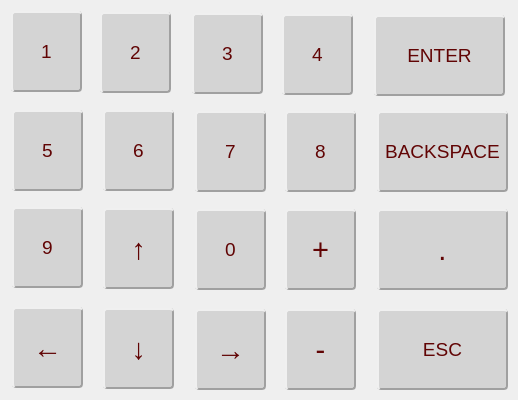
<?xml version="1.0" encoding="UTF-8"?>
<ui version="4.0">
 <class>VirtualKeyboard</class>
 <widget class="QDialog" name="VirtualKeyboard">
  <property name="geometry">
   <rect>
    <x>0</x>
    <y>0</y>
    <width>518</width>
    <height>400</height>
   </rect>
  </property>
  <property name="windowTitle">
   <string>Dialog</string>
  </property>
  <widget class="QPushButton" name="key_1">
   <property name="geometry">
    <rect>
     <x>11</x>
     <y>11</y>
     <width>71</width>
     <height>81</height>
    </rect>
   </property>
   <property name="font">
    <font>
     <pointsize>14</pointsize>
    </font>
   </property>
   <property name="styleSheet">
    <string notr="true">QPushButton
{
	background-color: #D4D4D4;
    color:#610404;
    border: 2px outset #a0a0a0;
    border-radius: 4px;
}
    QPushButton:pressed
{
	background-color: #D4D4D4;
    color:#610404;
    border: 2px inset #a0a0a0;
    border-radius: 4px;
}</string>
   </property>
   <property name="text">
    <string>1</string>
   </property>
  </widget>
  <widget class="QPushButton" name="key_5">
   <property name="geometry">
    <rect>
     <x>12</x>
     <y>110</y>
     <width>71</width>
     <height>81</height>
    </rect>
   </property>
   <property name="font">
    <font>
     <pointsize>14</pointsize>
    </font>
   </property>
   <property name="styleSheet">
    <string notr="true">QPushButton
{
	background-color: #D4D4D4;
    color:#610404;
    border: 2px outset #a0a0a0;
    border-radius: 4px;
}
    QPushButton:pressed
{
	background-color: #D4D4D4;
    color:#610404;
    border: 2px inset #a0a0a0;
    border-radius: 4px;
}</string>
   </property>
   <property name="text">
    <string>5</string>
   </property>
  </widget>
  <widget class="QPushButton" name="key_9">
   <property name="geometry">
    <rect>
     <x>12</x>
     <y>207</y>
     <width>71</width>
     <height>81</height>
    </rect>
   </property>
   <property name="font">
    <font>
     <pointsize>14</pointsize>
    </font>
   </property>
   <property name="styleSheet">
    <string notr="true">QPushButton
{
	background-color: #D4D4D4;
    color:#610404;
    border: 2px outset #a0a0a0;
    border-radius: 4px;
}
    QPushButton:pressed
{
	background-color: #D4D4D4;
    color:#610404;
    border: 2px inset #a0a0a0;
    border-radius: 4px;
}</string>
   </property>
   <property name="text">
    <string>9</string>
   </property>
  </widget>
  <widget class="QPushButton" name="key_left">
   <property name="geometry">
    <rect>
     <x>12</x>
     <y>307</y>
     <width>71</width>
     <height>81</height>
    </rect>
   </property>
   <property name="font">
    <font>
     <pointsize>22</pointsize>
    </font>
   </property>
   <property name="styleSheet">
    <string notr="true">QPushButton
{
	background-color: #D4D4D4;
    color:#610404;
    border: 2px outset #a0a0a0;
    border-radius: 4px;
}
    QPushButton:pressed
{
	background-color: #D4D4D4;
    color:#610404;
    border: 2px inset #a0a0a0;
    border-radius: 4px;
}</string>
   </property>
   <property name="text">
    <string>←</string>
   </property>
  </widget>
  <widget class="QPushButton" name="key_enter">
   <property name="geometry">
    <rect>
     <x>374</x>
     <y>15</y>
     <width>131</width>
     <height>81</height>
    </rect>
   </property>
   <property name="font">
    <font>
     <pointsize>14</pointsize>
    </font>
   </property>
   <property name="styleSheet">
    <string notr="true">QPushButton
{
	background-color: #D4D4D4;
    color:#610404;
    border: 2px outset #a0a0a0;
    border-radius: 4px;
}
    QPushButton:pressed
{
	background-color: #D4D4D4;
    color:#610404;
    border: 2px inset #a0a0a0;
    border-radius: 4px;
}</string>
   </property>
   <property name="text">
    <string>ENTER</string>
   </property>
  </widget>
  <widget class="QPushButton" name="key_2">
   <property name="geometry">
    <rect>
     <x>100</x>
     <y>12</y>
     <width>71</width>
     <height>81</height>
    </rect>
   </property>
   <property name="font">
    <font>
     <pointsize>14</pointsize>
    </font>
   </property>
   <property name="styleSheet">
    <string notr="true">QPushButton
{
	background-color: #D4D4D4;
    color:#610404;
    border: 2px outset #a0a0a0;
    border-radius: 4px;
}
    QPushButton:pressed
{
	background-color: #D4D4D4;
    color:#610404;
    border: 2px inset #a0a0a0;
    border-radius: 4px;
}</string>
   </property>
   <property name="text">
    <string>2</string>
   </property>
  </widget>
  <widget class="QPushButton" name="key_3">
   <property name="geometry">
    <rect>
     <x>192</x>
     <y>13</y>
     <width>71</width>
     <height>81</height>
    </rect>
   </property>
   <property name="font">
    <font>
     <pointsize>14</pointsize>
    </font>
   </property>
   <property name="styleSheet">
    <string notr="true">QPushButton
{
	background-color: #D4D4D4;
    color:#610404;
    border: 2px outset #a0a0a0;
    border-radius: 4px;
}
    QPushButton:pressed
{
	background-color: #D4D4D4;
    color:#610404;
    border: 2px inset #a0a0a0;
    border-radius: 4px;
}</string>
   </property>
   <property name="text">
    <string>3</string>
   </property>
  </widget>
  <widget class="QPushButton" name="key_4">
   <property name="geometry">
    <rect>
     <x>282</x>
     <y>14</y>
     <width>71</width>
     <height>81</height>
    </rect>
   </property>
   <property name="font">
    <font>
     <pointsize>14</pointsize>
    </font>
   </property>
   <property name="styleSheet">
    <string notr="true">QPushButton
{
	background-color: #D4D4D4;
    color:#610404;
    border: 2px outset #a0a0a0;
    border-radius: 4px;
}
    QPushButton:pressed
{
	background-color: #D4D4D4;
    color:#610404;
    border: 2px inset #a0a0a0;
    border-radius: 4px;
}</string>
   </property>
   <property name="text">
    <string>4</string>
   </property>
  </widget>
  <widget class="QPushButton" name="key_6">
   <property name="geometry">
    <rect>
     <x>103</x>
     <y>110</y>
     <width>71</width>
     <height>81</height>
    </rect>
   </property>
   <property name="font">
    <font>
     <pointsize>14</pointsize>
    </font>
   </property>
   <property name="styleSheet">
    <string notr="true">QPushButton
{
	background-color: #D4D4D4;
    color:#610404;
    border: 2px outset #a0a0a0;
    border-radius: 4px;
}
    QPushButton:pressed
{
	background-color: #D4D4D4;
    color:#610404;
    border: 2px inset #a0a0a0;
    border-radius: 4px;
}</string>
   </property>
   <property name="text">
    <string>6</string>
   </property>
  </widget>
  <widget class="QPushButton" name="key_8">
   <property name="geometry">
    <rect>
     <x>285</x>
     <y>111</y>
     <width>71</width>
     <height>81</height>
    </rect>
   </property>
   <property name="font">
    <font>
     <pointsize>14</pointsize>
    </font>
   </property>
   <property name="styleSheet">
    <string notr="true">QPushButton
{
	background-color: #D4D4D4;
    color:#610404;
    border: 2px outset #a0a0a0;
    border-radius: 4px;
}
    QPushButton:pressed
{
	background-color: #D4D4D4;
    color:#610404;
    border: 2px inset #a0a0a0;
    border-radius: 4px;
}</string>
   </property>
   <property name="text">
    <string>8</string>
   </property>
  </widget>
  <widget class="QPushButton" name="key_7">
   <property name="geometry">
    <rect>
     <x>195</x>
     <y>111</y>
     <width>71</width>
     <height>81</height>
    </rect>
   </property>
   <property name="font">
    <font>
     <pointsize>14</pointsize>
    </font>
   </property>
   <property name="styleSheet">
    <string notr="true">QPushButton
{
	background-color: #D4D4D4;
    color:#610404;
    border: 2px outset #a0a0a0;
    border-radius: 4px;
}
    QPushButton:pressed
{
	background-color: #D4D4D4;
    color:#610404;
    border: 2px inset #a0a0a0;
    border-radius: 4px;
}</string>
   </property>
   <property name="text">
    <string>7</string>
   </property>
  </widget>
  <widget class="QPushButton" name="key_backspace">
   <property name="geometry">
    <rect>
     <x>377</x>
     <y>111</y>
     <width>131</width>
     <height>81</height>
    </rect>
   </property>
   <property name="font">
    <font>
     <pointsize>14</pointsize>
    </font>
   </property>
   <property name="styleSheet">
    <string notr="true">QPushButton
{
	background-color: #D4D4D4;
    color:#610404;
    border: 2px outset #a0a0a0;
    border-radius: 4px;
}
    QPushButton:pressed
{
	background-color: #D4D4D4;
    color:#610404;
    border: 2px inset #a0a0a0;
    border-radius: 4px;
}</string>
   </property>
   <property name="text">
    <string>BACKSPACE</string>
   </property>
  </widget>
  <widget class="QPushButton" name="key_up">
   <property name="geometry">
    <rect>
     <x>103</x>
     <y>208</y>
     <width>71</width>
     <height>81</height>
    </rect>
   </property>
   <property name="font">
    <font>
     <pointsize>22</pointsize>
    </font>
   </property>
   <property name="styleSheet">
    <string notr="true">QPushButton
{
	background-color: #D4D4D4;
    color:#610404;
    border: 2px outset #a0a0a0;
    border-radius: 4px;
}
    QPushButton:pressed
{
	background-color: #D4D4D4;
    color:#610404;
    border: 2px inset #a0a0a0;
    border-radius: 4px;
}</string>
   </property>
   <property name="text">
    <string>↑</string>
   </property>
  </widget>
  <widget class="QPushButton" name="key_plus">
   <property name="geometry">
    <rect>
     <x>285</x>
     <y>209</y>
     <width>71</width>
     <height>81</height>
    </rect>
   </property>
   <property name="font">
    <font>
     <pointsize>22</pointsize>
    </font>
   </property>
   <property name="styleSheet">
    <string notr="true">QPushButton
{
	background-color: #D4D4D4;
    color:#610404;
    border: 2px outset #a0a0a0;
    border-radius: 4px;
}
    QPushButton:pressed
{
	background-color: #D4D4D4;
    color:#610404;
    border: 2px inset #a0a0a0;
    border-radius: 4px;
}</string>
   </property>
   <property name="text">
    <string>+</string>
   </property>
  </widget>
  <widget class="QPushButton" name="key_reside">
   <property name="geometry">
    <rect>
     <x>377</x>
     <y>209</y>
     <width>131</width>
     <height>81</height>
    </rect>
   </property>
   <property name="font">
    <font>
     <pointsize>22</pointsize>
    </font>
   </property>
   <property name="styleSheet">
    <string notr="true">QPushButton
{
	background-color: #D4D4D4;
    color:#610404;
    border: 2px outset #a0a0a0;
    border-radius: 4px;
}
    QPushButton:pressed
{
	background-color: #D4D4D4;
    color:#610404;
    border: 2px inset #a0a0a0;
    border-radius: 4px;
}</string>
   </property>
   <property name="text">
    <string>.</string>
   </property>
  </widget>
  <widget class="QPushButton" name="key_0">
   <property name="geometry">
    <rect>
     <x>195</x>
     <y>209</y>
     <width>71</width>
     <height>81</height>
    </rect>
   </property>
   <property name="font">
    <font>
     <pointsize>14</pointsize>
    </font>
   </property>
   <property name="styleSheet">
    <string notr="true">QPushButton
{
	background-color: #D4D4D4;
    color:#610404;
    border: 2px outset #a0a0a0;
    border-radius: 4px;
}
    QPushButton:pressed
{
	background-color: #D4D4D4;
    color:#610404;
    border: 2px inset #a0a0a0;
    border-radius: 4px;
}</string>
   </property>
   <property name="text">
    <string>0</string>
   </property>
  </widget>
  <widget class="QPushButton" name="key_down">
   <property name="geometry">
    <rect>
     <x>103</x>
     <y>308</y>
     <width>71</width>
     <height>81</height>
    </rect>
   </property>
   <property name="font">
    <font>
     <pointsize>22</pointsize>
    </font>
   </property>
   <property name="styleSheet">
    <string notr="true">QPushButton
{
	background-color: #D4D4D4;
    color:#610404;
    border: 2px outset #a0a0a0;
    border-radius: 4px;
}
    QPushButton:pressed
{
	background-color: #D4D4D4;
    color:#610404;
    border: 2px inset #a0a0a0;
    border-radius: 4px;
}</string>
   </property>
   <property name="text">
    <string>↓</string>
   </property>
  </widget>
  <widget class="QPushButton" name="key_minus">
   <property name="geometry">
    <rect>
     <x>285</x>
     <y>309</y>
     <width>71</width>
     <height>81</height>
    </rect>
   </property>
   <property name="font">
    <font>
     <pointsize>22</pointsize>
    </font>
   </property>
   <property name="styleSheet">
    <string notr="true">QPushButton
{
	background-color: #D4D4D4;
    color:#610404;
    border: 2px outset #a0a0a0;
    border-radius: 4px;
}
    QPushButton:pressed
{
	background-color: #D4D4D4;
    color:#610404;
    border: 2px inset #a0a0a0;
    border-radius: 4px;
}</string>
   </property>
   <property name="text">
    <string>-</string>
   </property>
  </widget>
  <widget class="QPushButton" name="key_esc">
   <property name="geometry">
    <rect>
     <x>377</x>
     <y>309</y>
     <width>131</width>
     <height>81</height>
    </rect>
   </property>
   <property name="font">
    <font>
     <pointsize>14</pointsize>
    </font>
   </property>
   <property name="styleSheet">
    <string notr="true">QPushButton
{
	background-color: #D4D4D4;
    color:#610404;
    border: 2px outset #a0a0a0;
    border-radius: 4px;
}
    QPushButton:pressed
{
	background-color: #D4D4D4;
    color:#610404;
    border: 2px inset #a0a0a0;
    border-radius: 4px;
}</string>
   </property>
   <property name="text">
    <string>ESC</string>
   </property>
  </widget>
  <widget class="QPushButton" name="key_right">
   <property name="geometry">
    <rect>
     <x>195</x>
     <y>309</y>
     <width>71</width>
     <height>81</height>
    </rect>
   </property>
   <property name="font">
    <font>
     <pointsize>22</pointsize>
    </font>
   </property>
   <property name="styleSheet">
    <string notr="true">QPushButton
{
	background-color: #D4D4D4;
    color:#610404;
    border: 2px outset #a0a0a0;
    border-radius: 4px;
}
    QPushButton:pressed
{
	background-color: #D4D4D4;
    color:#610404;
    border: 2px inset #a0a0a0;
    border-radius: 4px;
}</string>
   </property>
   <property name="text">
    <string>→</string>
   </property>
  </widget>
 </widget>
 <resources/>
 <connections/>
</ui>
